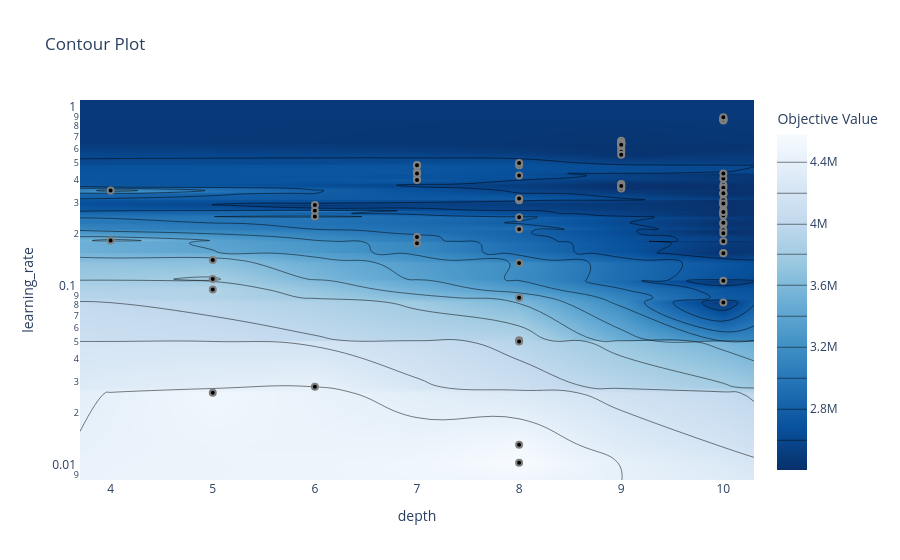

The notebook cell saved with this chart:
### Code cell
# После оптимизации можно использовать различные виды графиков для анализа результатов.

# График контуров показывает, как комбинация двух гиперпараметров влияет на целевую метрику.
# Это помогает увидеть взаимосвязь между параметрами и их оптимальные значения.
plot_contour = optuna.visualization.plot_contour(study, params=["learning_rate", "depth"]) # ваш код здесь
plot_contour.show()
plot_contour.write_image(f'{FEATURE_DIR}/contour_lr_daepth.png')

### Figure 1 — Plotly figure (JSON) as saved in the notebook; plotly's stock layout.template omitted (floating-point values rounded to 4 significant figures; data arrays with more than 128 entries replaced by an {"elided": "..."} marker saying what was removed)
{"data": [{"colorbar": {"title": {"text": "Objective Value"}}, "colorscale": [[0, "rgb(247,251,255)"], [0.125, "rgb(222,235,247)"], [0.25, "rgb(198,219,239)"], [0.375, "rgb(158,202,225)"], [0.5, "rgb(107,174,214)"], [0.625, "rgb(66,146,198)"], [0.75, "rgb(33,113,181)"], [0.875, "rgb(8,81,156)"], [1, "rgb(8,48,107)"]], "connectgaps": true, "contours": {"coloring": "heatmap"}, "hoverinfo": "none", "line": {"smoothing": 1.3}, "reversescale": true, "type": "contour", "x": [3.7, 4, 5, 6, 7, 8, 9, 10, 10.3], "y": [0.008466, 0.01057, 0.01334, 0.02599, 0.02805, 0.05025, 0.05114, 0.083, 0.08832, 0.09814, 0.1098, 0.1121, 0.138, 0.1434, 0.1561, 0.157, 0.1775, 0.1821, 0.1839, 0.1923, 0.202, 0.2101, 0.2128, 0.2279, 0.2315, 0.2486, 0.2504, 0.254, 0.26, 0.2607, 0.2654, 0.2699, 0.2719, 0.2908, 0.291, 0.2966, 0.2975, 0.3007, 0.3088, 0.3094, 0.3108, 0.3161, 0.3352, 0.3379, 0.3384, 0.3502, 0.3597, 0.3634, 0.3659, 0.3706, 0.3751, 0.3788, 0.381, 0.4013, 0.4073, 0.4084, 0.4248, 0.4357, 0.4365, 0.4375, 0.4463, 0.4803, 0.4842, 0.4852, 0.4864, 0.499, 0.5551, 0.5764, 0.5948, 0.6156, 0.6316, 0.6358, 0.6397, 0.6402, 0.6425, 0.6478, 0.6571, 0.6633, 0.8626, 0.8678, 0.8725, 0.8779, 0.8892, 0.8982, 1.122], "z": {"elided": "85x9 float values"}}, {"marker": {"color": "black", "line": {"color": "Gray", "width": 2}}, "mode": "markers", "name": "Feasible Trial", "showlegend": false, "type": "scatter", "x": [8, 5, 6, 8, 4, 5, 5, 5, 7, 8, 7, 7, 7, 8, 7, 6, 8, 8, 8, 6, 8, 7, 7, 8, 7, 8, 8, 8, 8, 4, 8, 7, 7, 10, 10, 10, 10, 10, 10, 9, 9, 9, 9, 9, 9, 9, 9, 9, 9, 9, 9, 9, 9, 9, 9, 9, 10, 10, 10, 10, 10, 10, 10, 10, 10, 10, 10, 10, 10, 10, 10, 10, 10, 10, 10, 10, 6, 10, 10, 10, 10, 10, 10], "y": [0.4248, 0.09814, 0.2699, 0.01334, 0.1839, 0.1121, 0.1434, 0.02599, 0.1775, 0.05114, 0.4073, 0.4375, 0.4013, 0.05025, 0.4463, 0.2504, 0.4852, 0.2486, 0.08832, 0.02805, 0.3094, 0.4365, 0.4803, 0.3108, 0.1923, 0.499, 0.3161, 0.138, 0.2128, 0.3502, 0.01057, 0.4864, 0.4842, 0.8678, 0.8892, 0.8779, 0.8626, 0.8725, 0.8982, 0.6571, 0.6402, 0.6633, 0.6478, 0.6425, 0.6358, 0.6156, 0.5948, 0.6397, 0.6316, 0.5764, 0.381, 0.5551, 0.3788, 0.3659, 0.3597, 0.3706, 0.3751, 0.3634, 0.2607, 0.26, 0.157, 0.254, 0.2719, 0.2279, 0.2654, 0.1098, 0.3007, 0.083, 0.1821, 0.2101, 0.2975, 0.3088, 0.202, 0.1561, 0.2315, 0.291, 0.2908, 0.4084, 0.3379, 0.3352, 0.3384, 0.4357, 0.2966]}, {"marker": {"color": "#cccccc", "line": {"color": "Gray", "width": 2}}, "mode": "markers", "name": "Infeasible Trial", "showlegend": false, "type": "scatter", "x": [], "y": []}], "layout": {"title": {"text": "Contour Plot"}, "xaxis": {"range": [3.7, 10.3], "title": {"text": "depth"}}, "yaxis": {"range": [-2.072, 0.04982], "title": {"text": "learning_rate"}, "type": "log"}}}
